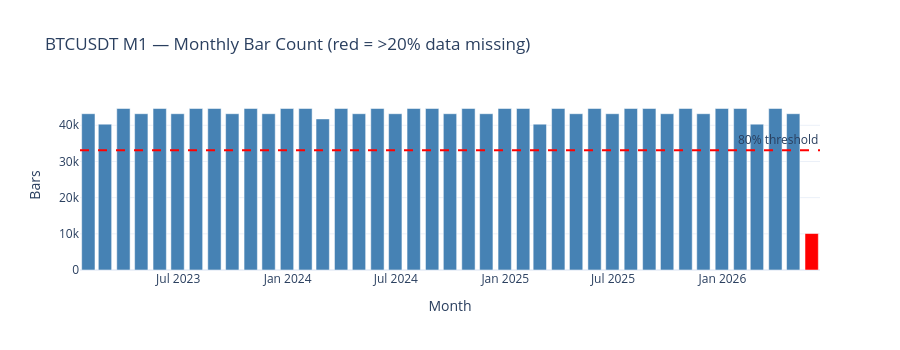

Write notebook code for a chart like this one.
### Code cell
# ── Gap visualisation ─────────────────────────────────────────────────────────
# Plot monthly bar count to show where data is sparse or missing

monthly_counts = df.resample('ME').size()
expected_per_month = 1380 * 30  # ~1380 bars/day × 30 days

fig = go.Figure()
fig.add_trace(go.Bar(
    x=monthly_counts.index,
    y=monthly_counts.values,
    name='Actual bars',
    marker_color=['red' if v < expected_per_month * 0.8 else 'steelblue'
                  for v in monthly_counts.values]
))
fig.add_hline(y=expected_per_month * 0.8,
              line_dash='dash', line_color='red',
              annotation_text='80% threshold')

fig.update_layout(
    title=f'{SYMBOL} M1 — Monthly Bar Count (red = >20% data missing)',
    xaxis_title='Month',
    yaxis_title='Bars',
    height=350,
    template='plotly_white',
)
fig.show()

### Figure 1 — Plotly figure (JSON) as saved in the notebook; plotly's stock layout.template omitted (floating-point values rounded to 4 significant figures)
{"data": [{"marker": {"color": ["steelblue", "steelblue", "steelblue", "steelblue", "steelblue", "steelblue", "steelblue", "steelblue", "steelblue", "steelblue", "steelblue", "steelblue", "steelblue", "steelblue", "steelblue", "steelblue", "steelblue", "steelblue", "steelblue", "steelblue", "steelblue", "steelblue", "steelblue", "steelblue", "steelblue", "steelblue", "steelblue", "steelblue", "steelblue", "steelblue", "steelblue", "steelblue", "steelblue", "steelblue", "steelblue", "steelblue", "steelblue", "steelblue", "steelblue", "steelblue", "red"]}, "name": "Actual bars", "type": "bar", "x": ["2023-01-31T00:00:00+00:00", "2023-02-28T00:00:00+00:00", "2023-03-31T00:00:00+00:00", "2023-04-30T00:00:00+00:00", "2023-05-31T00:00:00+00:00", "2023-06-30T00:00:00+00:00", "2023-07-31T00:00:00+00:00", "2023-08-31T00:00:00+00:00", "2023-09-30T00:00:00+00:00", "2023-10-31T00:00:00+00:00", "2023-11-30T00:00:00+00:00", "2023-12-31T00:00:00+00:00", "2024-01-31T00:00:00+00:00", "2024-02-29T00:00:00+00:00", "2024-03-31T00:00:00+00:00", "2024-04-30T00:00:00+00:00", "2024-05-31T00:00:00+00:00", "2024-06-30T00:00:00+00:00", "2024-07-31T00:00:00+00:00", "2024-08-31T00:00:00+00:00", "2024-09-30T00:00:00+00:00", "2024-10-31T00:00:00+00:00", "2024-11-30T00:00:00+00:00", "2024-12-31T00:00:00+00:00", "2025-01-31T00:00:00+00:00", "2025-02-28T00:00:00+00:00", "2025-03-31T00:00:00+00:00", "2025-04-30T00:00:00+00:00", "2025-05-31T00:00:00+00:00", "2025-06-30T00:00:00+00:00", "2025-07-31T00:00:00+00:00", "2025-08-31T00:00:00+00:00", "2025-09-30T00:00:00+00:00", "2025-10-31T00:00:00+00:00", "2025-11-30T00:00:00+00:00", "2025-12-31T00:00:00+00:00", "2026-01-31T00:00:00+00:00", "2026-02-28T00:00:00+00:00", "2026-03-31T00:00:00+00:00", "2026-04-30T00:00:00+00:00", "2026-05-31T00:00:00+00:00"], "y": [43200, 40320, 44640, 43200, 44640, 43200, 44640, 44640, 43200, 44640, 43200, 44640, 44640, 41760, 44640, 43200, 44640, 43200, 44640, 44640, 43200, 44640, 43200, 44640, 44640, 40320, 44640, 43200, 44640, 43200, 44640, 44640, 43200, 44640, 43200, 44640, 44640, 40320, 44640, 43200, 10081]}], "layout": {"annotations": [{"showarrow": false, "text": "80% threshold", "x": 1, "xanchor": "right", "xref": "x domain", "y": 33120, "yanchor": "bottom", "yref": "y"}], "height": 350, "shapes": [{"line": {"color": "red", "dash": "dash"}, "type": "line", "x0": 0, "x1": 1, "xref": "x domain", "y0": 33120, "y1": 33120, "yref": "y"}], "title": {"text": "BTCUSDT M1 — Monthly Bar Count (red = >20% data missing)"}, "xaxis": {"title": {"text": "Month"}}, "yaxis": {"title": {"text": "Bars"}}}}
